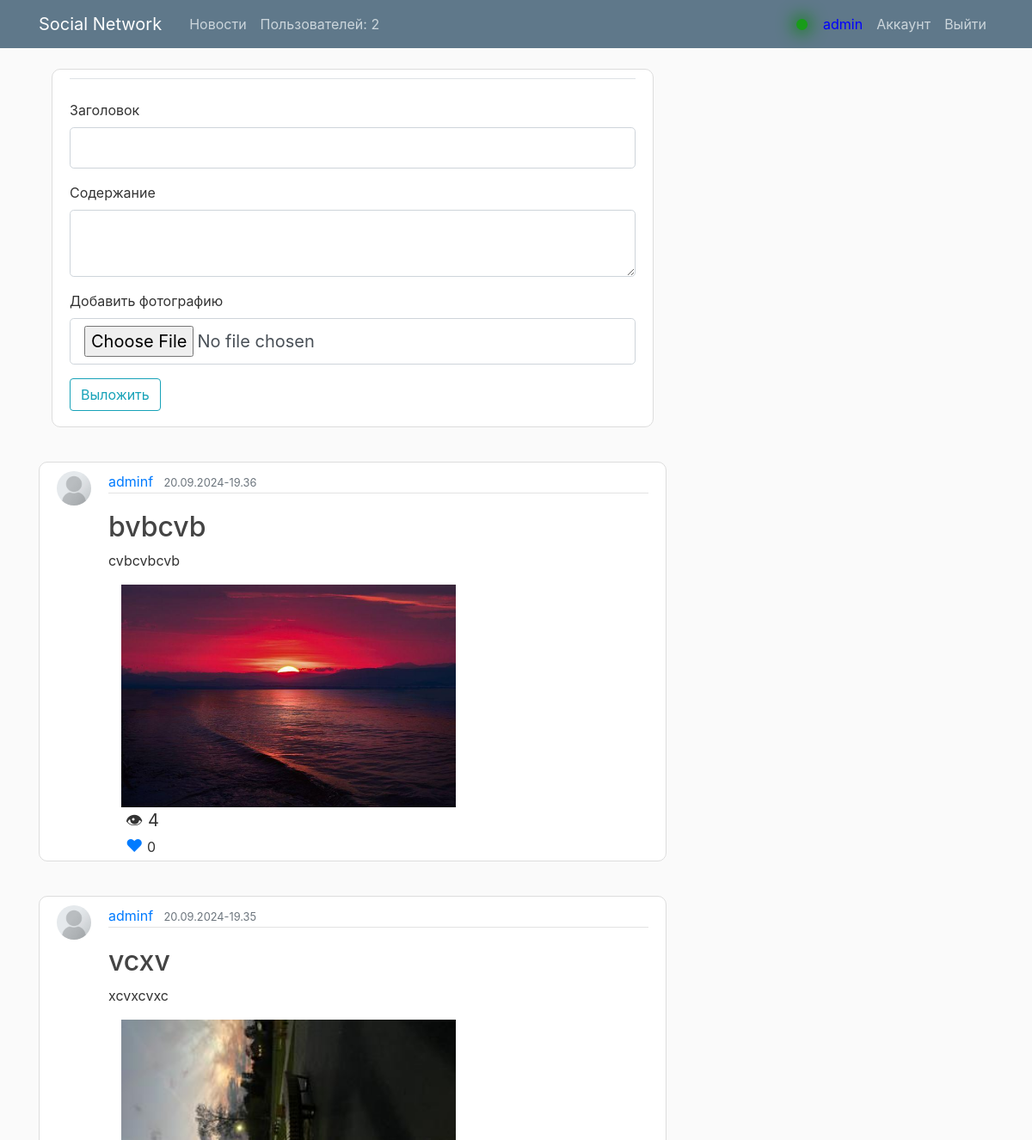
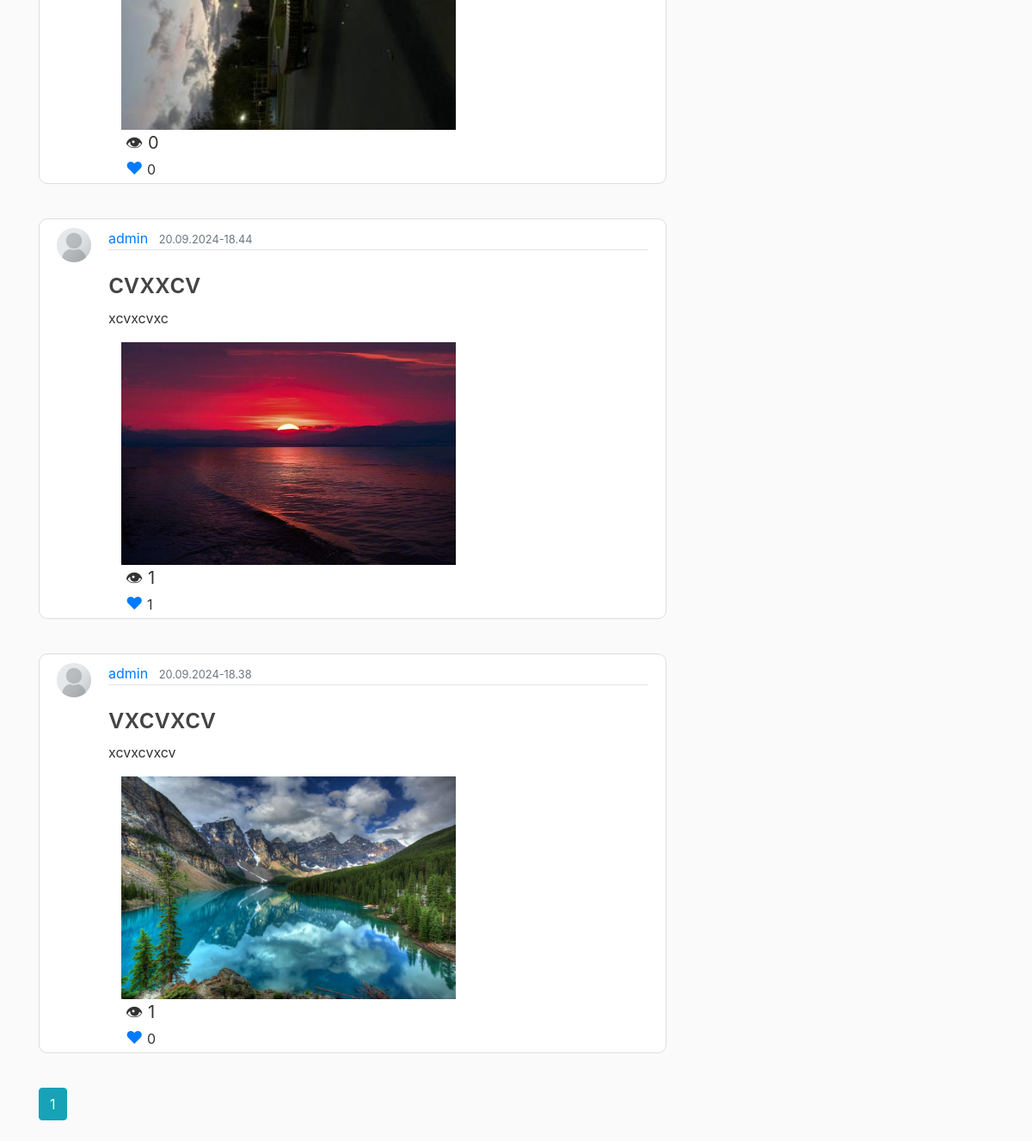
Screenshot of /home (signed in) with the database file from the repository (2 pictures, top to bottom).
### flaskblog/models.py (models this page shows, shortened)
class User(db.Model, UserMixin):
    id = db.Column(db.Integer, primary_key=True)
    username = db.Column(db.String(20), unique=True, nullable=False)
    email = db.Column(db.String(120), unique=True, nullable=False)
    image_file = db.Column(db.String(20), nullable=False, default='default.jpg')
    password = db.Column(db.String(60), nullable=False)
    posts = db.relationship('Post', backref='author', lazy=True)
    last_seen = db.Column(db.DateTime)
    user_status = db.Column(db.String(40), nullable=True, default="Лучший пользователь проекта")
    liked = db.relationship(
        'PostLike',
        foreign_keys='PostLike.user_id',
        backref='user', lazy='dynamic')
    def has_liked_post(self, post):
        return PostLike.query.filter(
            PostLike.user_id == self.id,
            PostLike.post_id == post.id).count() > 0

class Post(db.Model):
    id = db.Column(db.Integer, primary_key=True)
    title = db.Column(db.String(100), nullable=False)
    content = db.Column(db.Text, nullable=False)
    post_image = db.Column(db.String(30), nullable=False, default='default.jpg')
    views = db.Column(db.Integer, default=0)
    likes = db.relationship('PostLike', backref='post', lazy='dynamic')
    user_id = db.Column(db.Integer, db.ForeignKey('user.id'), nullable=False)
    comments = db.relationship('Comment', backref='comment_post', lazy=True, cascade='all, delete-orphan')
    date_posted = db.Column(db.DateTime, nullable=False, default=datetime.now)

### flaskblog/routes.py (the view, shortened to what this page needs)
@app.route("/", methods=['GET', 'POST'])
@app.route("/home", methods=['GET', 'POST'])
@login_required
def home():
    form = PostForm()
    comment_form = AddCommentForm()
    user_id = db.session.query(User).count()
    page = request.args.get('page', 1, type=int)
    posts = Post.query.order_by(Post.date_posted.desc()).paginate(page=page, per_page=5)
    post_file = url_for('static', filename='post_pics/' + Post.post_image)
    return render_template('home.html', posts=posts, user_id=user_id, form=form, post_file=post_file, comment_form=comment_form, page=page)

### flaskblog/forms.py
class PostForm(FlaskForm):
    title = StringField('Заголовок', validators=[DataRequired(), Length(min=2, max=15)])
    content = TextAreaField('Содержание', validators=[DataRequired()])
    postpicture = FileField('Добавить фотографию', validators=[FileAllowed(['jpg', 'png', 'jpeg'])])
    submit = SubmitField('Выложить')

class AddCommentForm(FlaskForm):
    body = StringField('Ваш комментарий', validators=[InputRequired()])
    submit = SubmitField('Опубликовать')

### flaskblog/models.py (called while the page is built)
@login_manager.user_loader
def load_user(user_id):
    return User.query.get(int(user_id))

### flaskblog/templates/home.html (shortened to what this page needs)
{% extends "layout.html" %}
{% block content %}
<main role="main" class="container">
  <div class="content-section">
    <form method="POST" action="" enctype="multipart/form-data">
        <fieldset class="form-group">
            <legend class="border-bottom mb-4">{{ legend }}</legend>
            <div class="form-group">
                {{ form.title.label(class="form-control-label") }}
                {% if form.title.errors %}
                    {{ form.title(class="form-control form-control-lg is-invalid") }}
                    <div class="invalid-feedback">
                        {% for error in form.title.errors %}
                            <span>{{ error }}</span>
                        {% endfor %}
                    </div>
                {% else %}
                    {{ form.title(class="form-control form-control-lg") }}
                {% endif %}
            </div>
            <div class="form-group">
                {{ form.content.label(class="form-control-label") }}
                {% if form.content.errors %}
                    {{ form.content(class="form-control form-control-lg is-invalid") }}
                    <div class="invalid-feedback">
                        {% for error in form.content.errors %}
                            <span>{{ error }}</span>
                        {% endfor %}
                    </div>
                {% else %}
                    {{ form.content(class="form-control form-control-lg") }}
                {% endif %}
            </div>
                {{ form.postpicture.label(class="form-control-label") }}
                {% if form.postpicture.errors %}
                    {{ form.postpicture(class="form-control form-control-lg is-invalid") }}
                    <div class="invalid-feedback">
                        {% for error in form.postpicture.errors %}
                            <span>{{ error }}</span>
                        {% endfor %}
                    </div>
                {% else %}
                    {{ form.postpicture(class="form-control form-control-lg") }}
                {% endif %}
        </fieldset>
        <div class="form-group">
            {{ form.submit(class="btn btn-outline-info") }}
        </div>
    </div>
</main>
    {% for post in posts.items %}
        <article class="media content-section breakpoints">
          <img class="rounded-circle account-img" src="{{ url_for('static', filename='profile_pics/' + post.author.image_file) }}">
          <div class="media-body ">
            <div class="article-metadata">
              <a class="mr-2" href="{{ url_for('user_posts', username=post.author.username) }}">{{ post.author.username }}</a>
              <small class="text-muted">{{ post.date_posted.strftime("%d.%m.%Y-%H.%M") }}</small>
            </div>
            <h2><a class="article-title" href="{{ url_for('post', post_id=post.id) }}">{{ post.title }}</a></h2>
            <p class="article-content">{{ post.content }}</p>
            <img class="img-fluid col-md-8" src="{{ url_for('static', filename='post_pics/' + post.post_image) }}">
            <div class="post_stat_side">
              <div class="left_side_stat_post">&#128065; {{ post.views }}</div>
              {% if current_user.has_liked_post(post) %}
              <a href="{{ url_for('like_action', post_id=post.id, action='unlike') }}" class="right_side_stat_post">&#10084;</a>
              {% else %}
              <a href="{{ url_for('like_action', post_id=post.id, action='like')}}" class="right_side_stat_post">&#10084;</a>
              {% endif %}
              {{ post.likes.count() }}
            </div>
          </div>
        </article>
    {% endfor %}
    {% for page_num in posts.iter_pages(left_edge=1, right_edge=1, left_current=1, right_current=2) %}
      {% if page_num %}
        {% if posts.page == page_num %}
          <a class="btn btn-info mb-4" href="{{ url_for('home', page=page_num) }}">{{ page_num }}</a>
        {% else %}
          <a class="btn btn-outline-info mb-4" href="{{ url_for('home', page=page_num) }}">{{ page_num }}</a>
        {% endif %}
      {% else %}
        ...
      {% endif %}
    {% endfor %}
{% endblock content %}

### flaskblog/templates/layout.html (shortened to what this page needs)
<!DOCTYPE html>
<html>
<head>
    <link rel="stylesheet" href="https://maxcdn.bootstrapcdn.com/bootstrap/4.0.0/css/bootstrap.min.css">
    <link rel="stylesheet" type="text/css" href="{{ url_for('static', filename='main.css') }}">
</head>
<body>
    <header class="site-header">
      <nav class="navbar navbar-expand-md navbar-dark bg-steel fixed-top">
        <div class="container">
          <a class="navbar-brand mr-4" href="/">Social Network</a>
          <div class="collapse navbar-collapse" id="navbarToggle">
            <div class="navbar-nav mr-auto">
              <a class="nav-item nav-link" href="">Новости</a>
              <a href="{{ url_for('all_users') }}" class="nav-item nav-link">Пользователей: {{ user_id }}</a></div>
            <div class="navbar-nav">
              {% if current_user.is_authenticated %}
                <div class="online_status">
                <div class="online_user"></div>
                <div class="current_user nav-item nav-link" ><small>{{ current_user.username }}</small></div>
                </div>
                <a class="nav-item nav-link" href="{{ url_for('account') }}">Аккаунт</a>
                <a class="nav-item nav-link" href="{{ url_for('logout') }}">Выйти</a>
              {% else %}
                <a class="nav-item nav-link" href="{{ url_for('login') }}">Авторизация</a>
                <a class="nav-item nav-link" href="{{ url_for('register') }}">Регистрация</a>
              {% endif %}
            </div>
            </div>
          </div>
      </nav>
    </header>
    <main role="main" class="container">
      <div class="row">
        <div class="col-md-8">
          {% block content %}{% endblock %}
        </div>
        <div class="col-md-4">
        </div>
      </div>
    </main>
</body>
</html>

### flaskblog/static/main.css (style rules this page uses)
body { background: #fafafa; color: #333333; margin-top: 5rem; }
h1, h2, h3, h4, h5, h6 { color: #444444; }
.bg-steel { background-color: #5f788a; }
.site-header .navbar-nav .nav-link { color: #cbd5db; }
.content-section { background: #ffffff; padding: 10px 20px 2px; border: 1px solid #dddddd; border-radius: 10px; margin-bottom: 40px; }
.article-title { color: #444444; }
.article-content { white-space: pre-line; }
.article-metadata { padding-bottom: 1px; margin-bottom: 20px; border-bottom: 1px solid #e3e3e3 }
.account-img { height: 40px; width: 40px; margin-right: 20px; margin-bottom: 16px; }
.left_side_stat_post { margin-left:20px; font-size: 20px; }
.right_side_stat_post { margin-left:20px; font-size: 20px; text-decoration: none; cursor: pointer; }
.online_status { height: 30px; display: flex; align-items: center; margin-top: 5px; }
.online_user { width: 13px; height: 13px; background-color: rgb(24, 156, 24); border-radius: 200px; text-align: right; box-shadow: 0px 0px 20px 3px green; }
.current_user { text-align: right; color: blue; margin-left: 10px; align-self: center; }
.current_user small { font-style: cursive; color: blue; font-size: 16px; }

### rows the page displays
User: username "admin"
Post: image_file (placeholder picture), author.username "adminf", date_posted "20.09.2024-19.36", title "bvbcvb", content "cvbcvbcvb", post_image (picture), views "4", likes.count "0"
Post: image_file (placeholder picture), author.username "adminf", date_posted "20.09.2024-19.35", title "vcxv", content "xcvxcvxc", post_image (picture), views "0", likes.count "0"
Post: image_file (placeholder picture), author.username "admin", date_posted "20.09.2024-18.44", title "cvxxcv", content "xcvxcvxc", post_image (picture), views "1", likes.count "1"
Post: image_file (placeholder picture), author.username "admin", date_posted "20.09.2024-18.38", title "vxcvxcv", content "xcvxcvxcv", post_image (picture), views "1", likes.count "0"

### other values shown
{{ user_id }} "2"
{{ page_num }} "1"
